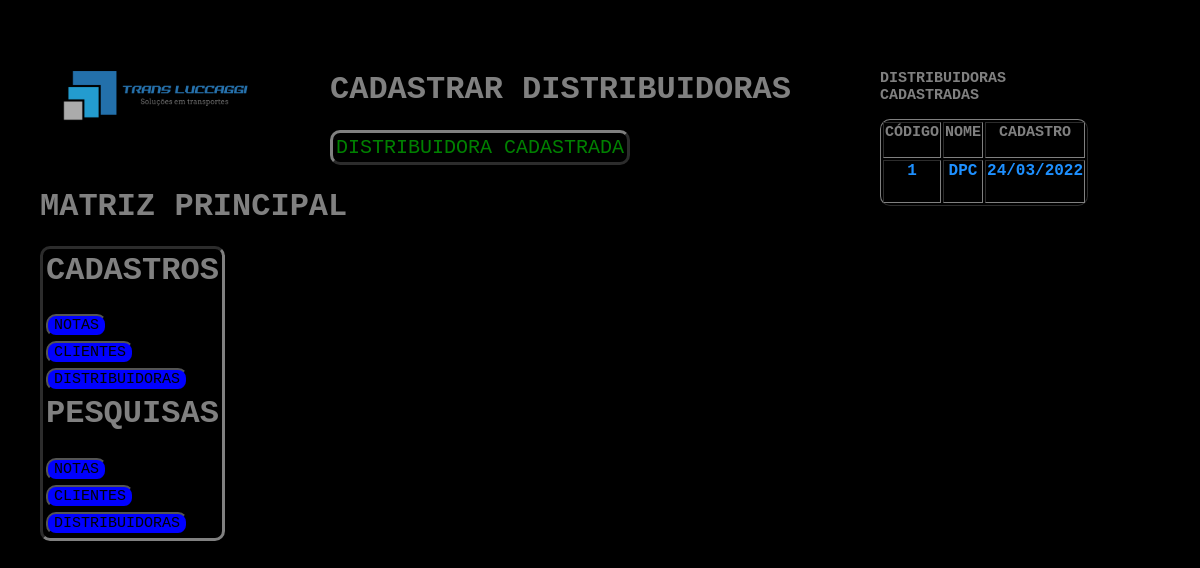
Before: /cadastro/cadastrar_distribuidoras.php with the older database file.
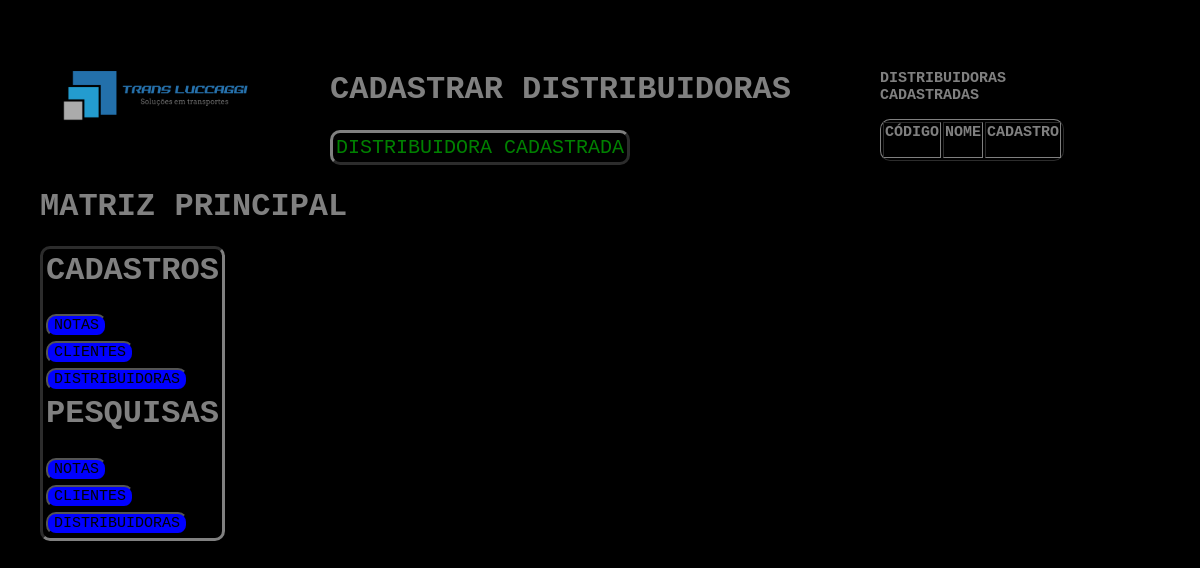
After: the same page with the newer database file.
### tables this page shows
CREATE TABLE `distribuidoras` (
  `codigo` int(11) NOT NULL,
  `nome` varchar(64) NOT NULL,
  `porcentagem` float NOT NULL,
  `cadastro` date NOT NULL
);

### connect.php (called while the page is built, shortened)
<?php
	$tab_dis = "distribuidoras";
 ?>

### cadastro/cadastrar_distribuidoras.php (the view, shortened to what this page needs)
<html>
	<head>
		<link href="..\estilo.css" rel="stylesheet">
	</head>
	<body>
		<menu>
			<a href="http://localhost/transluccaggi"><img src="..\imagem/logo.png" width=20%></a>
			<h1>MATRIZ PRINCIPAL</h1><p>
			<table class="tableb">
				<tr><td><h1>CADASTROS</h1></td></tr>
				<tr><td><a href="../cadastro/form_cadastrar_nfs.php"><button>NOTAS</button></a></td></tr>
				<tr><td><a href="../cadastro/form_cadastrar_clientes.php"><button>CLIENTES</button></a></td></tr>
				<tr><td><a href="../cadastro/form_cadastrar_distribuidoras.php"><button>DISTRIBUIDORAS</button></a></td></tr>
				<tr><td><h1>PESQUISAS</h1></td></tr>
				<tr><td><a href="../pesquisa/form_pesquisar_nfs.html"><button>NOTAS</button></a></td></tr>
				<tr><td><a href="../pesquisa/form_pesquisar_clientes.html"><button>CLIENTES</button></a></td></tr>
				<tr><td><a href="../pesquisa/form_pesquisar_distribuidoras.html"><button>DISTRIBUIDORAS</button></a></td></tr>
			</table>
		</menu>
<?php
	require('../connect.php');
    $nom_dis = trim($_POST['nom_dis']);
	$sql = mysqli_query($conn,"SELECT * FROM $tab_dis WHERE `nome` = '$nom_dis'");
	$n = mysqli_num_rows($sql);
	if($n != 0)
	{
		?>
			<pag>
				<h1>CADASTRAR DISTRIBUIDORA</h1><p>
				<table>
					<tr>
						<td><h5>DISTRIBUIDORA JÁ CADASTARDA</h5></td>
					</tr>
				</table>
			</pag>
		<?php
	}
	else
	{
		?>
			<pag>
				<h1>CADASTRAR DISTRIBUIDORAS</h1><p>
				<table>
					<tr>
						<td><h7>DISTRIBUIDORA CADASTRADA</h7></td>
					</tr>
				</table>
			</pag>
		<?php
	}
?>
		<urd>
			<table border=1>
				<h3>DISTRIBUIDORAS CADASTRADAS</h3>
				<tr>
					<td><h3>CÓDIGO</h3></td>
					<td><h3>NOME</h3></td>
					<td><h3>CADASTRO</h3></td>
				</tr>
				<?php   require('..\connect.php');
				$sql = mysqli_query($conn,"SELECT * FROM $tab_dis ORDER BY `codigo` DESC LIMIT 5");
				$n = mysqli_num_rows($sql);
				$i=0;
					while($i!=$n)
					{
						$vn = mysqli_fetch_array($sql);	?>
								<tr>
									<td><h4><nobr><?php echo $vn['codigo'];   ?><nobr></h4></td>
									<td><h4><nobr><?php echo $vn['nome'];    ?><nobr></h4></td>
									<td><h4><nobr><?php echo date( 'd/m/Y' , strtotime( $vn['cadastro']));    ?><nobr></h4></td>
								</tr>
						<?php   $i = $i + 1;
					}   ?>
			</table>
		</urd>
	</body>
</html>

### estilo.css (style rules this page uses)
body { background-color: black; }
h1 { color: gray; font-family: OCR A Std, monospace; }
h3 { color:gray; font-family: OCR A Std, monospace; font-size: 15px; }
h7 { color:green; font-family:OCR A Std, monospace; font-size: 20px; }
button { background-color: blue; font-family: OCR A Std, monospace; font-size: 15px; border-radius: 10px; }
menu { position:absolute; top:10px; left:0px; }
pag { position:absolute; top:50px; left:330px; }
urd { position:absolute; top:5px; left:550px; }
table { align-items: center; text-align: center; border-style: outset; border-radius: 10px; border-color:gray; padding: 0%; }
.tableb { align-items: left; text-align: left; border-style: inset; border-radius: 10px; border-color:gray; }
h4 { color:dodgerblue; font-family:OCR A Std, monospace; }

Changed rows visible on the page:
removed distribuidoras: codigo "1", nome "DPC", cadastro "24/03/2022"
